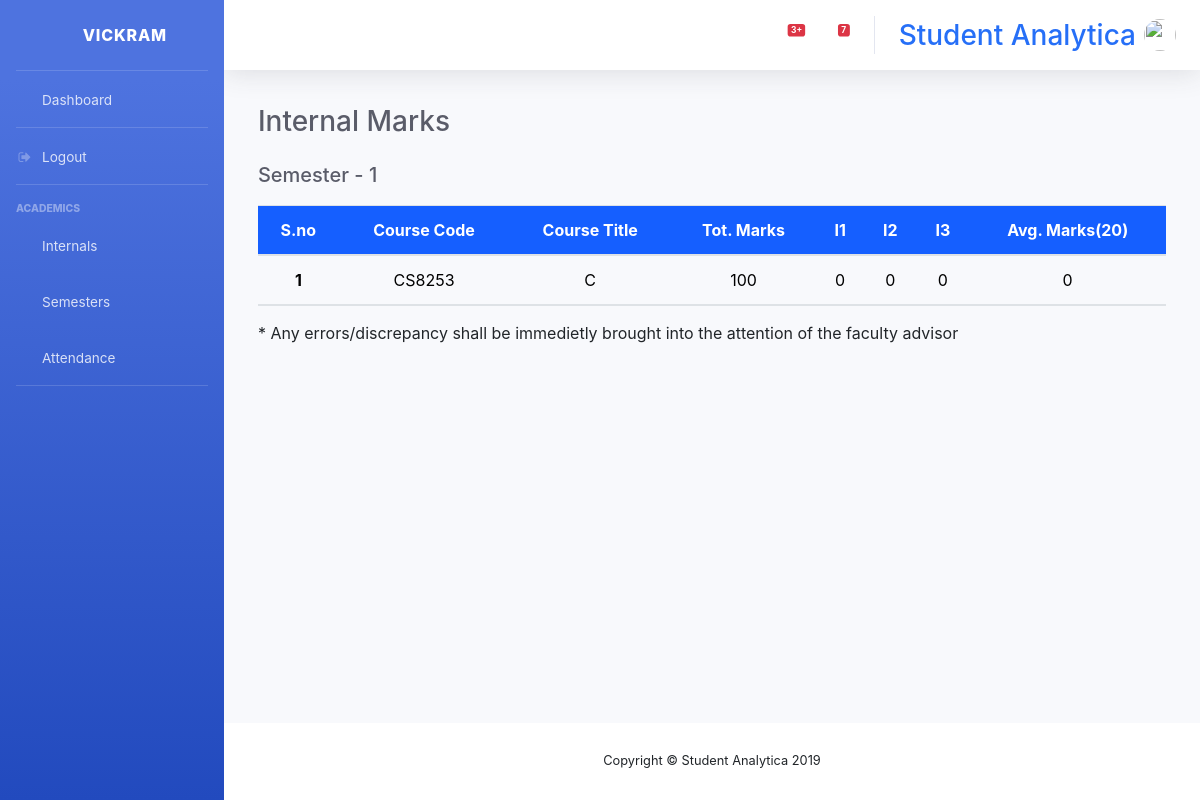
Page /academics/internals/ (signed in) on the earlier database version.
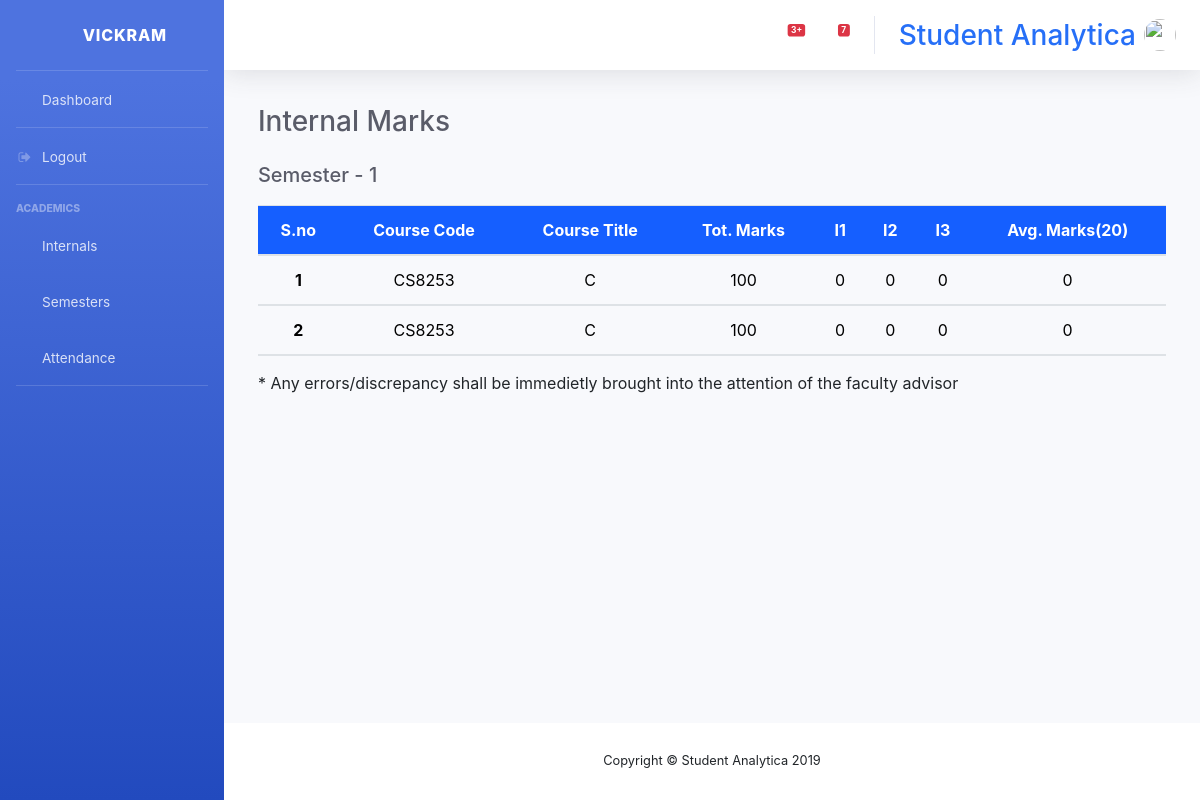
Same page on the later database version.
### console/models.py (models this page shows, shortened)
class Internal(models.Model):
    DEPT = (('MECH','Mechanical'), ('CIVIL','Civil'), ('EEE','Electrical and Electronics'), ('ECE','Electronics and Communication'), ('CSE','Computer Science and Engineering'),('OTHER','Others'))
    student = models.ForeignKey(User, on_delete=models.CASCADE)
    subject = models.ForeignKey(Subject, on_delete=models.CASCADE)
    dept = models.CharField(max_length=5, choices=DEPT, default='MECH')
    marks1 = models.IntegerField(default=0, null=True, blank=True)
    marks2 = models.IntegerField(default=0, null=True, blank=True)
    marks3 = models.IntegerField(default=0, null=True, blank=True)
    marks = models.IntegerField(default=100, null=True, blank=True)
    marksob = models.IntegerField(default=0, null=True, blank=True)

class Subject(models.Model):
    CRED = (('1','1'),('2','2'),('3','3'),('4','4'),('5','5'),('6','6'))
    SEM = (('1','1'),('2','2'),('3','3'),('4','4'),('5','5'),('6','6'),('7','7'),('8','8'))
    subname = models.CharField(max_length=100)
    subcode = models.CharField(max_length=7, unique=True)
    subcred = models.CharField(max_length=1, choices=CRED, default='1')
    sem = models.CharField(max_length=1, choices=SEM, default='1')

### console/views.py (the view)
# urls.py: path('academics/internals/', views.internals, name='internals'),
def internals(request):
    if request.user.is_staff:
        formset = modelformset_factory(Internal, fields=('student','marks1','marks2','marks3'), extra=0)
        if request.method == "GET":
            search = request.GET.get('subject-query')
            department = request.GET.get('department')
        if request.method == "POST":
            forms=formset(request.POST)
            if forms.is_valid():
                forms.save()
                return redirect('assigned_class')
        forms = formset(queryset=(Internal.objects.filter(subject__subcode=search, dept=department)))
        return render(request, 'console/academics/internals.html',{'forms':forms})
    else:
        context={
            'internals1': Internal.objects.filter(student__username=request.user.username).filter(subject__sem=1),
            'internals2': Internal.objects.filter(student__username=request.user.username).filter(subject__sem=2),
            'internals3': Internal.objects.filter(student__username=request.user.username).filter(subject__sem=3),
            'internals4': Internal.objects.filter(student__username=request.user.username).filter(subject__sem=4),
            'internals5': Internal.objects.filter(student__username=request.user.username).filter(subject__sem=5),
            'internals6': Internal.objects.filter(student__username=request.user.username).filter(subject__sem=6),
            'internals7': Internal.objects.filter(student__username=request.user.username).filter(subject__sem=7),
            'internals8': Internal.objects.filter(student__username=request.user.username).filter(subject__sem=8),
        }
        return render(request, 'student/academics/internals.html',context)

### console/templates/student/academics/internals.html (shortened to what this page needs)
{% extends "base.html" %}
{% block content %}
<link rel="stylesheet" href="https://maxcdn.bootstrapcdn.com/bootstrap/4.0.0/css/bootstrap.min.css">
<link rel="stylesheet" href="https://cdnjs.cloudflare.com/ajax/libs/font-awesome/4.7.0/css/font-awesome.min.css">
<div style="padding: 2%">
    <h1 class="h3 mb-0 text-gray-800">Internal Marks</h1>
    <div class="table-responsive">
    {% for internal in internals1 %}
    {% if forloop.counter == 1 %}
    <table class="table" style="margin-top: 2%">
        <br>
        <h5 class="h5 mb-0 text-gray-800">Semester - {{internal.subject.sem}}</h5>
        <thead class="thead" style="background-color: rgb(21, 95, 255); color: white; text-align: center;">
            <tr>
            <th scope="col">S.no</th>
            <th scope="col">Course Code</th>
            <th scope="col">Course Title</th>
            <th scope="col">Tot. Marks</th>
            <th scope="col">I1</th>
            <th scope="col">I2</th>
            <th scope="col">I3</th>
            <th scope="col">Avg. Marks(20)</th>
            </tr>
        </thead>
    {% endif %}
        <tbody style="text-align: center; color: black">
            <tr>
            <th scope="row">{{forloop.counter}}</th>
            <td>{{internal.subject.subcode}}</td>
            <td>{{internal.subject.subname}}</td>
            <td>{{internal.marks}}</td>
            <td>{{internal.marks1}}</td>
            <td>{{internal.marks2}}</td>
            <td>{{internal.marks3}}</td>
            <td>{{internal.marksob}}</td>
            </tr>
        </tbody>
    {% endfor %}
    </table>
    </div>
    <span>* Any errors/discrepancy shall be immedietly brought into the attention of the faculty advisor</span>
</div>
{% endblock content %}

Differences in the rows shown:
added Internal: subject.subcode "CS8253", subject.subname "C", marks "100", marks1 "0", marks2 "0", marks3 "0", marksob "0"
